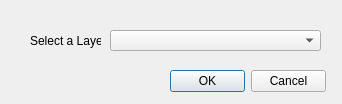
<?xml version="1.0" encoding="UTF-8"?>
<ui version="4.0">
 <class>SourceRefresherDialogBase</class>
 <widget class="QDialog" name="SourceRefresherDialogBase">
  <property name="geometry">
   <rect>
    <x>0</x>
    <y>0</y>
    <width>342</width>
    <height>104</height>
   </rect>
  </property>
  <property name="windowTitle">
   <string>Source Refresher</string>
  </property>
  <widget class="QDialogButtonBox" name="button_box">
   <property name="geometry">
    <rect>
     <x>170</x>
     <y>70</y>
     <width>156</width>
     <height>23</height>
    </rect>
   </property>
   <property name="orientation">
    <enum>Qt::Horizontal</enum>
   </property>
   <property name="standardButtons">
    <set>QDialogButtonBox::Cancel|QDialogButtonBox::Ok</set>
   </property>
  </widget>
  <widget class="QComboBox" name="comboBox">
   <property name="geometry">
    <rect>
     <x>110</x>
     <y>30</y>
     <width>211</width>
     <height>21</height>
    </rect>
   </property>
  </widget>
  <widget class="QLabel" name="label">
   <property name="geometry">
    <rect>
     <x>30</x>
     <y>30</y>
     <width>71</width>
     <height>21</height>
    </rect>
   </property>
   <property name="text">
    <string>Select a Layer</string>
   </property>
  </widget>
 </widget>
 <resources/>
 <connections>
  <connection>
   <sender>button_box</sender>
   <signal>accepted()</signal>
   <receiver>SourceRefresherDialogBase</receiver>
   <slot>accept()</slot>
   <hints>
    <hint type="sourcelabel">
     <x>20</x>
     <y>20</y>
    </hint>
    <hint type="destinationlabel">
     <x>20</x>
     <y>20</y>
    </hint>
   </hints>
  </connection>
  <connection>
   <sender>button_box</sender>
   <signal>rejected()</signal>
   <receiver>SourceRefresherDialogBase</receiver>
   <slot>reject()</slot>
   <hints>
    <hint type="sourcelabel">
     <x>20</x>
     <y>20</y>
    </hint>
    <hint type="destinationlabel">
     <x>20</x>
     <y>20</y>
    </hint>
   </hints>
  </connection>
 </connections>
</ui>
